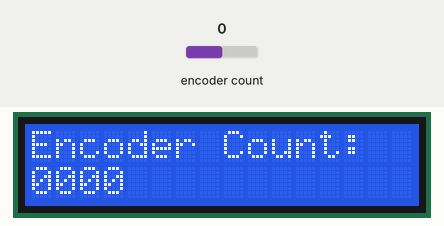
Simulated run of this sketch. Board: Arduino Uno, built with avr-gcc and run on an emulated ATmega328P. Parts: 16×2 character LCD. The test bench sets the inputs (shaded band); at power-on: encoder count 0. What the sketch prints to the serial monitor is not drawn.

Above: at 1.2 s.
1.3 s: encoder count set to 1
At 1.9 s:
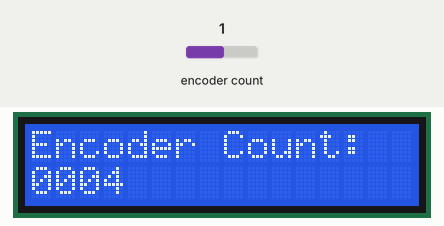
2.8 s: encoder count set to 2
At 3.1 s:
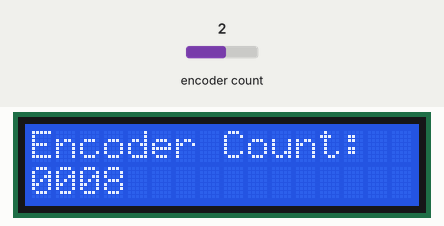
4.3 s: encoder count set to 3
At 5.4 s:
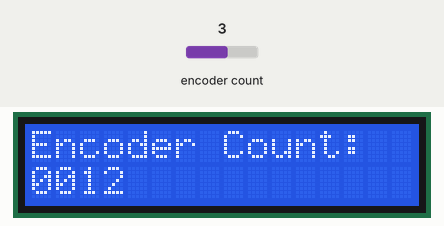
Timing chart, 0 to 7.3 s (numbered marks = the images above; inputs shaded):
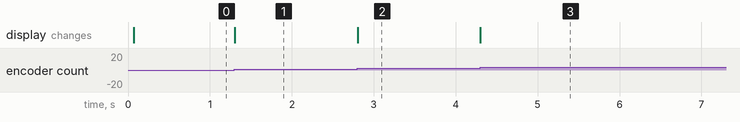

The sketch:

EncoderReadingLCD.ino
```cpp
/****************************************************************************************
 *  MCT432 Hybrid Control - Prof. Farid A. Tolbah
 *  Code to demonstrate angle acquisition from Hall-Effect Encoder (2 Channels)
 *  To be read from Simulink / LabVIEW
 *  Encoder library will not be used
 *
 ****************************************************************************************/

/*
		 |----|    |----|
ENCA ----|    |----|    |

	 --|    |----|    |--
ENCB   |----|    |----|
*/

#include <Encoder.h>
#include <LiquidCrystal.h>

const int encaPin=2;
const int encbPin=3;

int oldPosition  = -999;
char buffer[6];

LiquidCrystal lcd(12, 11, 7, 6, 5, 4);
Encoder myEnc(encbPin, encaPin); // for high performance


void setup()
{

	 // Serial start
	 Serial.begin(9600);

	 // Initialize LCD
	 lcd.begin(16, 2);
	 lcd.setCursor(0,0);
	 lcd.print("Encoder Count:");
}

void loop()
{
   int newPosition = myEnc.read(); // Reading encoder position
   if (newPosition>231) // Encoder count for one revolution
	  myEnc.write(0); // Reset counter
   if (newPosition<-231)
	  myEnc.write(0);
   if (newPosition != oldPosition) { // Update LCD / Serial new position
	  oldPosition = newPosition;
	  sprintf(buffer,"%04d", newPosition);
	  Serial.println(buffer);
	  lcd.setCursor(0,1);
	  lcd.print("             ");
	  lcd.setCursor(0,1);
	  lcd.print(buffer);
	  delay(50);
   }
}
```

Measured:
- after the input at 1.3 s, the display: changes at once (image 1)
- after the input at 2.8 s, the display: changes at once (image 2)
- after the input at 4.3 s, the display: changes at once (image 3)
